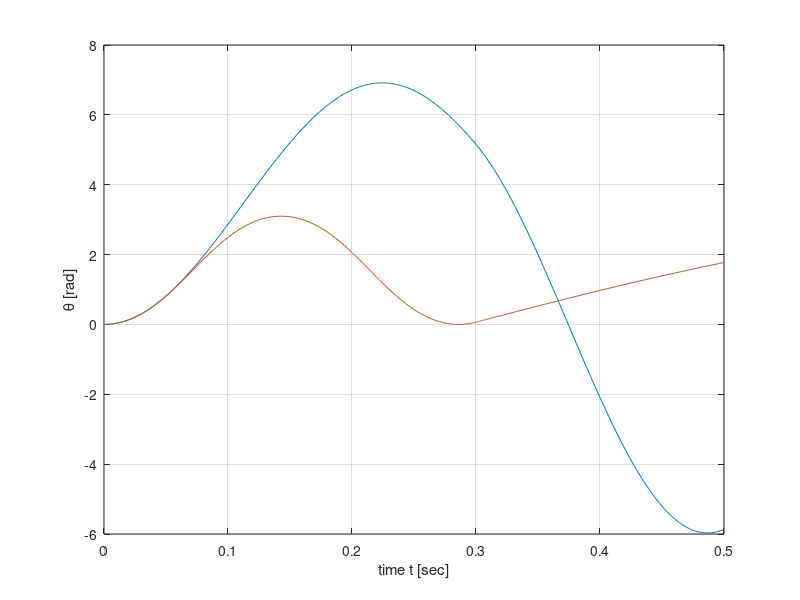

Source code (MATLAB):
unitstep=@(x)(x>=0); % define the unitstep function
zdot=@(t,z)([z(2);666*(1-unitstep(t-0.3)).*cos(z(1))-14*sin(z(1))]);
tspan=[0 0.5]; % Time span
z0=[0;0]; % Initial Conditions
options=odeset('reltol',1e-6,'abstol',1e-8); % set solver options(optional)
[t sol]=ode45(zdot,tspan,z0,options);
th=sol(:,1); % Extract th
th_dot=sol(:,2); % Extract th_dot

tl=0:0.001:0.5;
th_linear=3.458*(1-cos(14*tl))-3.458*(1-cos(14*(tl-0.3))).*unitstep(tl-0.3);
plot(tl,th_linear,t,th);xlabel('time t [sec]');ylabel('\theta [rad]');
grid on; %plot displacements